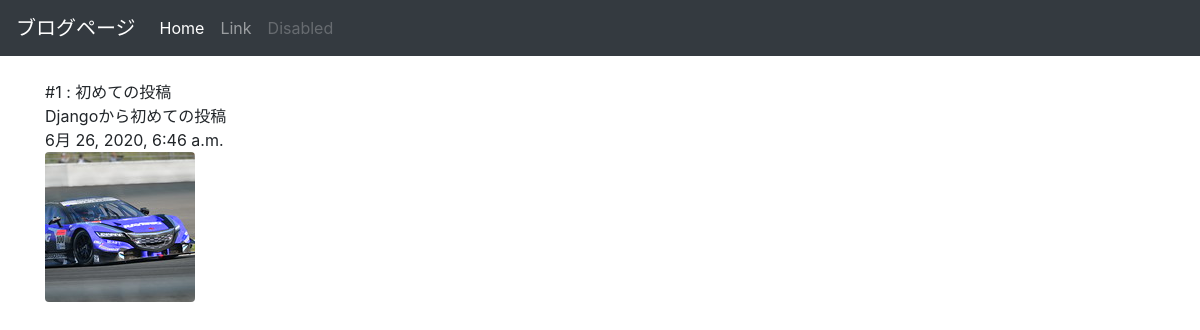
The app's page /posts/1/ with its own data.
### posts/models.py (models this page shows, shortened)
class Post(models.Model):
  title = models.CharField(max_length=100)
  published = models.DateTimeField()
  image = models.ImageField(upload_to='media/')
  body = models.TextField()

### posts/views.py (the view)
# urls.py: url(r'^posts/(?P<post_id>[0-9]+)/$', views.post_detail, name='post_detail'),
def post_detail(request, post_id):
  post = get_object_or_404(Post, pk=post_id)
  return render(request, 'posts/post_detail.html', {'post':post})

### posts/templates/posts/post_detail.html (shortened to what this page needs)
<!DOCTYPE html>
<html lang="ja-jp">
<head>
    <link rel="stylesheet" href="https://stackpath.bootstrapcdn.com/bootstrap/4.5.0/css/bootstrap.min.css">
</head>
<body>
  <nav class="navbar navbar-expand-lg navbar-dark bg-dark">
    <a class="navbar-brand" href="#">ブログページ</a>
    <div class="collapse navbar-collapse" id="navbarSupportedContent">
      <ul class="navbar-nav mr-auto">
        <li class="nav-item active">
          <a class="nav-link" href="#">Home <span class="sr-only">(current)</span></a>
        </li>
        <li class="nav-item">
          <a class="nav-link" href="#">Link</a>
        </li>
        <li class="nav-item">
          <a class="nav-link disabled" href="#" tabindex="-1" aria-disabled="true">Disabled</a>
        </li>
      </ul>
    </div>
  </nav>
  <div class="container">
      <br />
        #{{ post.id }} :
          {{ post.title }}
        <br />
          {{ post.body}}
        <br />
          {{ post.published }}
        <br />
        <img src="{{ post.image.url }}" class="img-fluid rounded" sytle="max-height: 200px;" />
        <br />
      <br />
  </div>
</body>
</html>

### records on screen
Post: id "1", title "初めての投稿", body "Djangoから初めての投稿", published "6月 26, 2020, 6:46 a.m.", image (picture)
